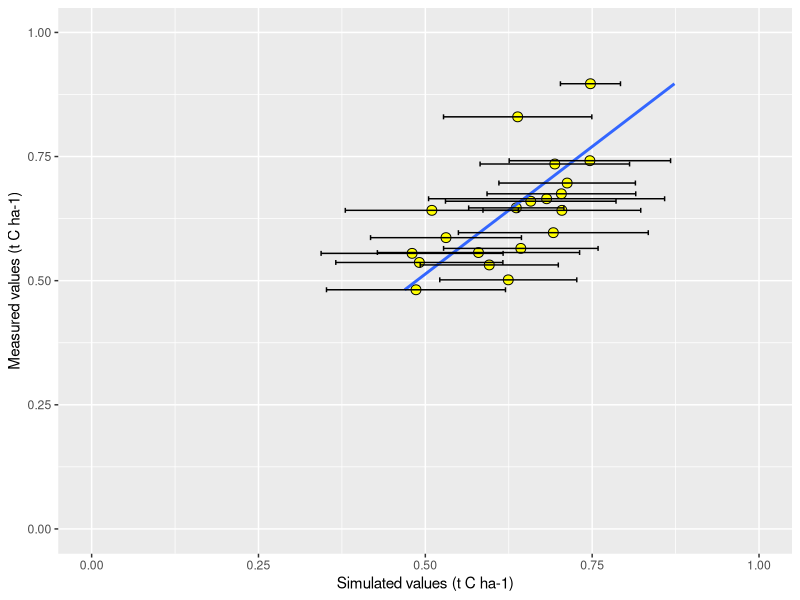
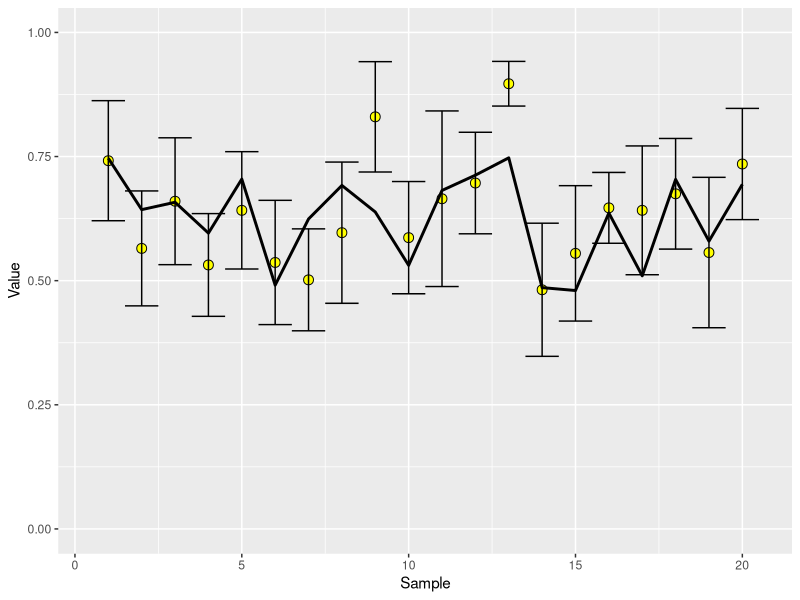

Here is the R script that generated these plots, in order:
rm(list=ls()) #empties the workspace
# Step 1: data import. Rows as relicates, calc mean, SE about measured mean, input modelled value.
meas<- read.csv("exinp.csv", header = TRUE) # read csv as in excel
means <- rowMeans(meas[,2:7]) #calculates means
meas["Means"] <-means

sem <- apply(meas[, 2:7], 1,function(x)sd(x)/sqrt(length(x))) #calculates standard error of the mean for reach row
meas["SEM"] <-sem
meas["Replicates"]<-ncol(meas[2:7])
meas["Mod"]<- read.csv("exmod.csv", header = TRUE) # read csv as in excel

library(ggplot2)  #Plot 1
 ggplot(meas, aes(Means ,Mod)) + 
  geom_point(bg='yellow', pch=21, cex=3, lwd=3)+
   coord_flip()+ # is this neccsassary or could I swap them before?
   geom_smooth(method = "lm", se=FALSE, formula=y~x-1)+
   geom_errorbar(aes(ymin= Mod-SEM, ymax= Mod+SEM), width=.01)+
  xlab("Measured values (t C ha-1)")+
  ylab("Simulated values (t C ha-1)")+
   ylim(0,1)+
   xlim(0,1)
 
 ggplot(meas, aes(Name, Means))+     #Plot 2
  geom_point(bg='yellow', pch=21, cex=3, lwd=3)+
   ylim(0,1)+
   geom_errorbar(aes(ymin= Means-SEM, ymax= Means+SEM), width=1)+
   geom_line(aes(Name, Mod),size=1)+
   xlab("Sample")+
   ylab("Value")

 #LOFIT
 LOFIT <- (((meas$Means-meas$Mod)^2)*meas$Replicates)
 lofsum<- sum(LOFIT)
 LOFIT2 <- (((meas$Means-meas$Mod)^2)*meas$Replicates)*(meas$Replicates-1)
 LOFIT2
 
 #((Rep 1 - Mod)-(Means-mod))^2
 LO <- function(O,Oj,M)
   {
   ((O-M)-(Oj-M))^2
 }
 
 LOF<- mapply(LO,meas[2:7],meas[8],meas[11])
 
 Losum <- rowSums(LOF)
Losumsum <- sum(Losum)   
   

#F: 
sumlofit <- sum(LOFIT)
Fvalue <- sumlofit/(length(Losum)*Losumsum)
FvalueatP<- qf(0.05, (length(meas$Mod)-2),(length(meas[2:7])*(nrow(meas[2:7])))-2, lower.tail = FALSE)


#RMSE

Meanmeas <- mean(meas$Mean)

difmeasmodsq <- (meas$Means-meas$Mod)^2
difmeasmodsqsum <- sum((meas$Means-meas$Mod)^2)

RMSE<-(100/Meanmeas)*sqrt(difmeasmodsqsum/length(meas$Means))

t95<- abs(qt(0.05/2,(meas$Replicates)-2))
SEt95sq <- (meas$SEM*t95)^2
sumSET95sq <- sum(SEt95sq)
RMSE95<- (100/Meanmeas)*sqrt(sumSET95sq/length(SEt95sq))

#E
diffmeasmod <- meas$Means-meas$Mod
sumdiffmeasmod <- sum(diffmeasmod)
SET95<-meas$SEM*t95
sumSET95 <- sum(SET95)

E <-(100/Meanmeas)*sumdiffmeasmod/length(diffmeasmod)
E95 <-(100/Meanmeas)*sumSET95/length(SET95)


#M
meandiffmeasmod <- mean(diffmeasmod)
M1<- (diffmeasmod-meandiffmeasmod)^2
sumM1 <- sum(M1)
tvalue <-(meandiffmeasmod*(sqrt(length(M1)))/sqrt((sumM1-meandiffmeasmod)/(length(M1)-1)))
t2.5<- abs(qt(0.05/2,(length(M1))-2))



#r

meanmod <- mean(meas$Mod)
r1<- (meas$Mod-meanmod)
r1sq<- sum((meas$Mod-meanmod)^2)
r2 <- (meas$Means-Meanmeas)
r2sq <- sum((meas$Means-Meanmeas)^2)
r3<- r1*r2
r3sum <- sum(r1*r2)
r4 <- sqrt(r1sq)
r5 <- sqrt(r2sq)
r <- r3sum/(r4*r5)
rFvalue <- ((length(r3)-2)*r*r)/(1-r*r)
rFvaluep0.05<- abs(qt(0.05/2,(length(r3))-2)^2)



#Summary

#r= Correlation Coeff.
r
rFvalue
rFvaluep0.05
#signficant correlation
ifelse(rFvalue>rFvaluep0.05,"Yes-Good","No-Bad")

#RMSE= Root mean square error of model
RMSE
RMSE95
#Significant total error
ifelse(RMSE<RMSE95,"No-Good","Yes-Bad")

#M= Mean Difference

meandiffmeasmod
tvalue
t2.5
#Significant bias?
ifelse(tvalue>t2.5,"Yes-Bad","No-Good")

# E=Relative error
E
E95
ifelse(E>E95,"Yes-Bad","No-Good")



# LOFIT= Lack of Fit
lofsum
Fvalue
FvalueatP
ifelse(Fvalue>FvalueatP,"Yes-Bad","No-Good")
#ME=Maximum Error. Best = ABS(M)
ME <- sqrt(max(difmeasmodsq))
ME
#RMSE*Obar/100
RMSEobar<- RMSE*(Meanmeas/100)
RMSEobar

#Number of values
No <- length(meas$Replicates)
No
